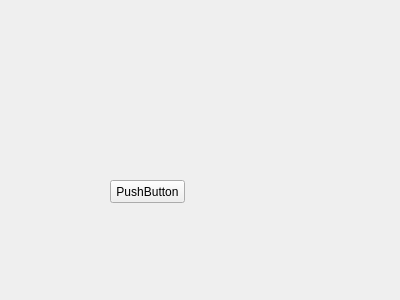
<?xml version="1.0" encoding="UTF-8"?>
<ui version="4.0">
 <class>ChildDialog</class>
 <widget class="QWidget" name="ChildDialog">
  <property name="geometry">
   <rect>
    <x>0</x>
    <y>0</y>
    <width>400</width>
    <height>300</height>
   </rect>
  </property>
  <property name="windowTitle">
   <string>ChildDialog</string>
  </property>
  <widget class="QPushButton" name="pushButton">
   <property name="geometry">
    <rect>
     <x>110</x>
     <y>180</y>
     <width>75</width>
     <height>23</height>
    </rect>
   </property>
   <property name="text">
    <string>PushButton</string>
   </property>
  </widget>
 </widget>
 <layoutdefault spacing="6" margin="11"/>
 <resources/>
 <connections/>
</ui>
